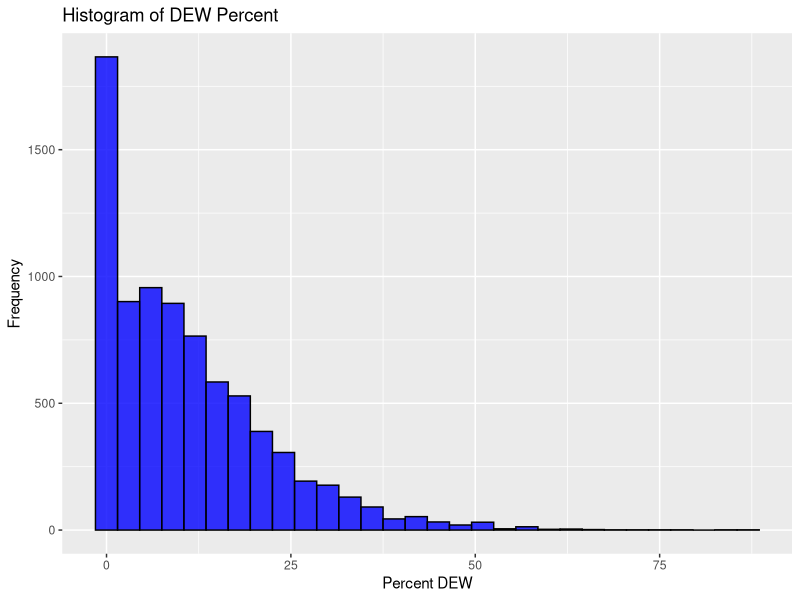
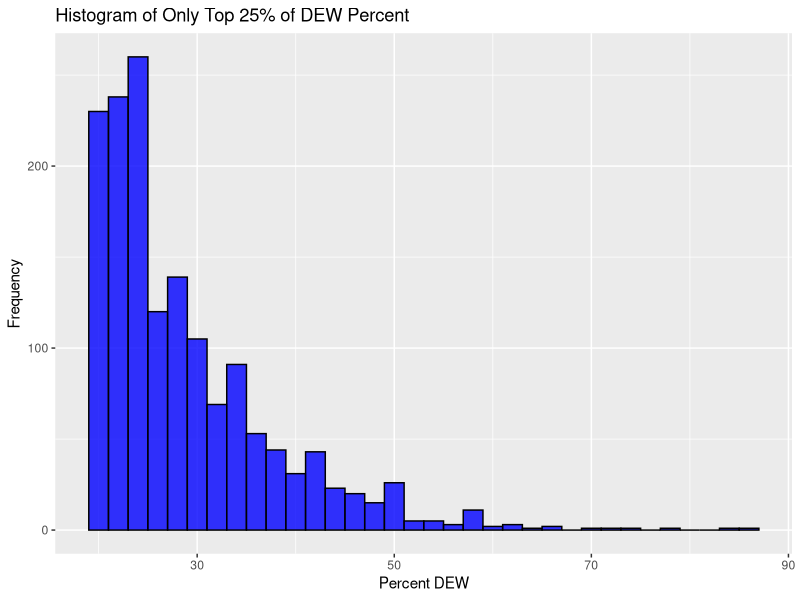
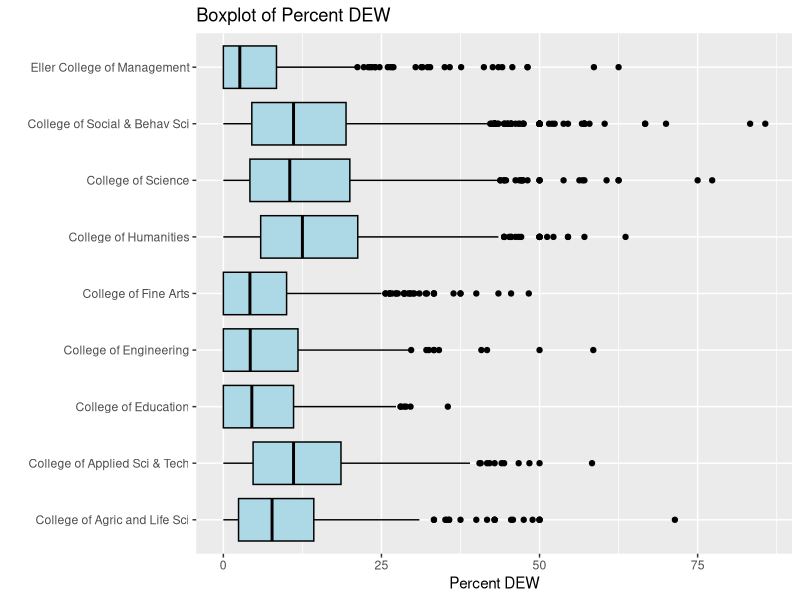
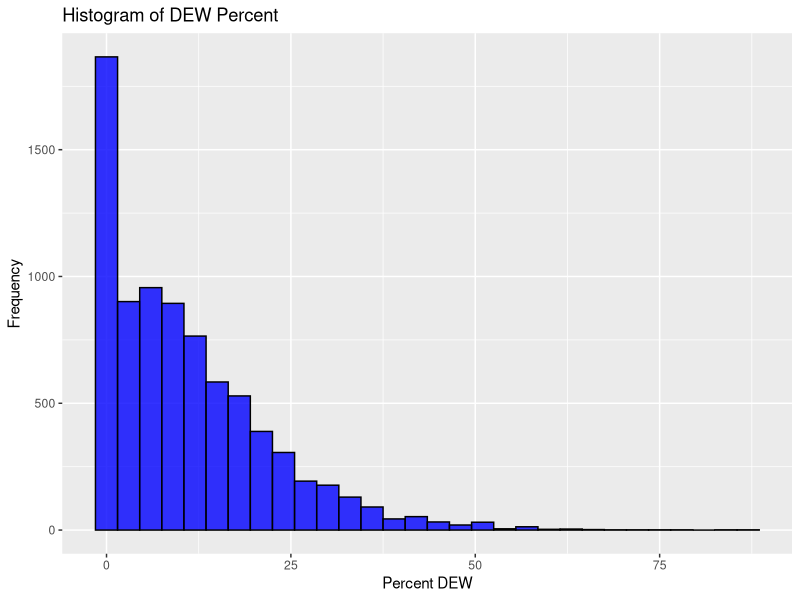
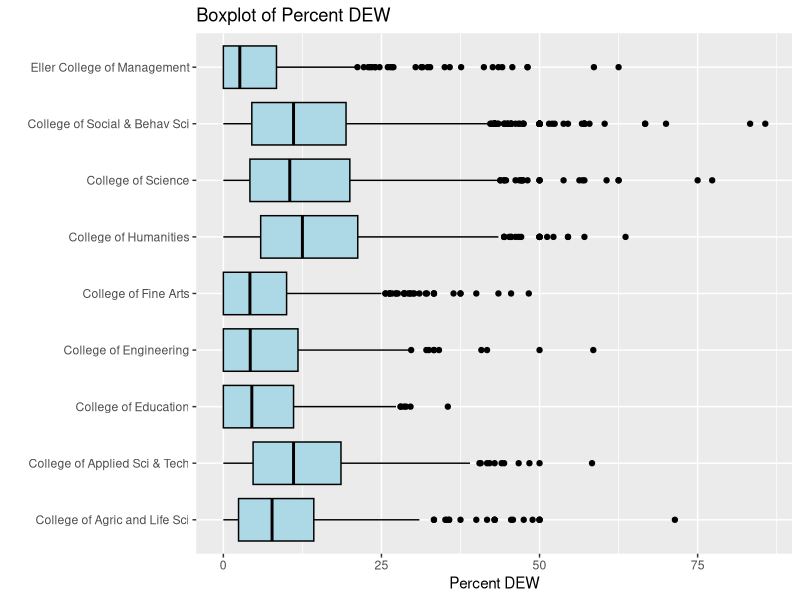

Write the R code that produced these figures, in order. (Note: this script raises an error after producing the figures.)
## ---- chunk 1
#| code-fold: true
#| code-summary: "Load Libraries"

suppressWarnings(library(tidyverse))
library(knitr)
library(lubridate)
library(ggplot2)
library(dplyr)
## ---- chunk 2
#| code-fold: true
#| code-summary: "Read in Data"
# read in data
anomaly_data <- read.csv("data/study_data.csv")
## ---- chunk 3
#| code-fold: true
#| code-summary: "Quartiles for DEW Percents"
summary(anomaly_data$Percent.DEW)
## ---- chunk 4
#| code-fold: true
#| code-summary: "Histogram of DEW Percentage"
g1 <- ggplot(anomaly_data, aes(x = Percent.DEW)) +
  geom_histogram(binwidth = 3, fill = "blue", color = "black", alpha = 0.8) +
  labs(title = "Histogram of DEW Percent", x = "Percent DEW", y = "Frequency")

ggsave("images/g1.png", plot=g1)
g1
## ---- chunk 5
#| code-fold: true
#| code-summary: "Histogram of Only Top 25% of DEW"

# create new df of the top quartile
anomaly_25 <- anomaly_data %>% 
  filter(Percent.DEW>19)

ggplot(anomaly_25, aes(x = Percent.DEW)) +
  geom_histogram(binwidth = 2, fill = "blue", color = "black", alpha = 0.8) +
  labs(title = "Histogram of Only Top 25% of DEW Percent", x = "Percent DEW", y = "Frequency")
## ---- chunk 6
#| code-fold: true
#| code-summary: "Box Plot of DEW Percent"
ad1 <- ggplot(anomaly_data, aes(y = College, x = Percent.DEW)) +
  geom_boxplot(fill = "lightblue", color = "black") +
  labs(title = "Boxplot of Percent DEW",  x = "Percent DEW", y="")
ggsave("images/ad1.png", plot=ad1)
ad1
## ---- chunk 7
#| code-fold: true
#| code-summary: "Box Plot of DEW Percent by Term"
ggplot(anomaly_data, aes(y = Mode, x = Percent.DEW)) +
  geom_boxplot(fill = "lightblue", color = "black") +
  labs(title = "Boxplot of Percent DEW by Term",  x = "Percent DEW", y="")+
    facet_wrap(~TERM_LD, ncol=2)
## ---- chunk 8
#| code-fold: true
#| code-summary: "Box Plot of DEW Percent by College"
ggplot(anomaly_data, aes(y = Mode, x = Percent.DEW)) +
  geom_boxplot(fill = "lightblue", color = "black") +
  labs(title = "Boxplot of Percent DEW by College",  x = "Percent DEW", y="")+
  facet_wrap(~College, ncol=3)
## ---- chunk 9
#| code-fold: true
#| code-summary: "Create Classification"
# create column to label high dew percentage courses
anomaly_data <- anomaly_data %>% 
  mutate(DEW_Class = case_when(
    Percent.DEW < 30 ~ 0,
    Percent.DEW >= 30 ~ 1
  ))
## ---- chunk 10
#| code-fold: true
#| code-summary: "Table and Box Plot of High DEW Percentage Courses"
high_risk <- anomaly_data %>% 
  filter(DEW_Class > 0)

ggplot(high_risk, aes(y = College, x = Percent.DEW)) +
  geom_boxplot(fill = "lightblue", color = "black") +
  labs(title = "Boxplot of Percent DEW",  x = "Percent DEW", y="")

high_total <- aggregate(DEW_Class~College + TERM_LD, data=high_risk, sum)
high_total <- high_total %>% pivot_wider(names_from = TERM_LD, values_from = DEW_Class)
kable(high_total, caption =  "Total High Risk Courses for Each College per Semester")
  
## ---- chunk 11
#| code-fold: true
#| code-summary: "Table of High Risk Courses For College of Social and Behavioral Sciences by Department and Term"
high_soc <- high_risk %>% filter(College == "College of Social & Behav Sci")
high_total <- aggregate(DEW_Class~Department + TERM_LD, data=high_soc, sum)
high_total <- high_total %>% pivot_wider(names_from = TERM_LD, values_from = DEW_Class)
kable(high_total, caption =  "Total High Risk Course for College of Social and Behavioral Sciences per Semester")
## ---- chunk 12
#| code-fold: true
#| code-summary: "Table of High Risk Courses For College of Social and Behavioral Sciences by Department and Mode"
high_soc <- high_risk %>% filter(College == "College of Social & Behav Sci")
high_total <- aggregate(DEW_Class~Department + Mode, data=high_soc, sum)
high_total <- high_total %>% pivot_wider(names_from = Mode, values_from = DEW_Class)
kable(high_total, caption =  "Total High Risk Course for College of Social and Behavioral Sciences per Semester")
